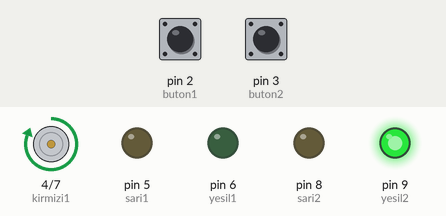
This sketch was run on a simulated Arduino Uno, built with avr-gcc and run on an emulated ATmega328P. Parts: motor-driver pin pairs drawn as motors (green arrow = first pin HIGH = forward, orange = second pin HIGH = backward, longer = more drive), output pins drawn as LEDs (lit = HIGH). The inputs (shaded band) are chosen by the test bench; at power-on: pin 2 (buton1) HIGH, pin 3 (buton2) HIGH.

Above: at 0.7 s.
At 1.65 s:
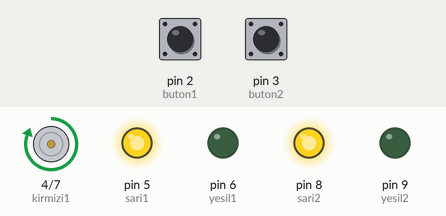
At 3.45 s:
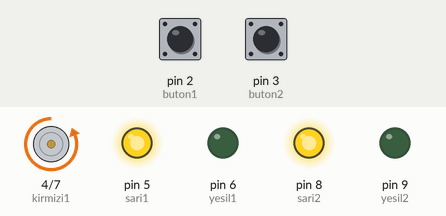
At 6.1 s:
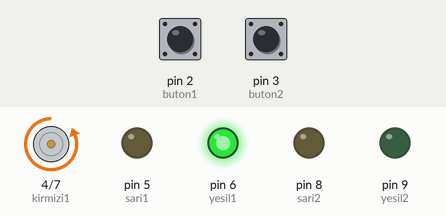
Timing chart, 0 to 8.3 s (numbered marks = the images above):
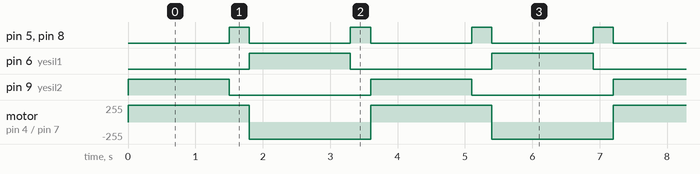

The sketch:

trafik.ino
```cpp
//trafik lamabaları
int kirmizi1 = 4;
int kirmizi2 = 7;
int sari1 = 5;
int sari2 = 8;
int yesil1 =6;
int yesil2 = 9;

//araçlar
int buton1 = 2;
int buton2 = 3;

//araç sayısı
int sayac1 = 1;
int sayac2 = 1;

//lamba gecikme süresi
int dinamikGecikme1 = 5;
int dinamikGecikme2 = 5;
int gecikme = 300;

//çıkışlar-girişler
void setup() {
  pinMode(buton1, INPUT_PULLUP);
  pinMode(buton2, INPUT_PULLUP);
  pinMode(kirmizi1, OUTPUT);
  pinMode(kirmizi2, OUTPUT);
  pinMode(sari1, OUTPUT);
  pinMode(sari2, OUTPUT);
  pinMode(yesil1, OUTPUT);
  pinMode(yesil2, OUTPUT);
}

void loop() {
  //butonları oku
  int buton1Durum = digitalRead(buton1);
  int buton2Durum = digitalRead(buton2);

  //iki butona basıldıysa işlem yapma
  if (buton1Durum == HIGH && buton2Durum == HIGH) {

    //buton2 basıldıysa sayacı arttır
  } else if (buton1Durum == LOW && buton2Durum == HIGH) {
    sayac1++;

    //buton2 basıldıysa sayacı arttır
  } else if (buton1Durum == HIGH && buton2Durum == LOW) {
    sayac2++;
  }

  //butona kaç defa basıldıysa gecikme süresini ayarlayan formül
  //kesirli sayılar çıktığı için float değeri kullanıyoruz
  dinamikGecikme1 = 10 * (float)sayac1 / (sayac1 + sayac2);
  dinamikGecikme2 = 10 * (float)sayac2 / (sayac1 + sayac2);


//ışık döngüsü
  digitalWrite(sari1, LOW);
  digitalWrite(sari2, LOW);
  digitalWrite(kirmizi2, LOW);
  digitalWrite(kirmizi1, HIGH);
  digitalWrite(yesil2, HIGH);
  delay(dinamikGecikme2 * gecikme);

  digitalWrite(sari1, HIGH);
  digitalWrite(sari2, HIGH);
  digitalWrite(yesil2, LOW);
  delay(gecikme);

  digitalWrite(kirmizi1, LOW);
  digitalWrite(sari1, LOW);
  digitalWrite(sari2, LOW);
  digitalWrite(yesil1, HIGH);
  digitalWrite(kirmizi2, HIGH);
  delay(dinamikGecikme1 * gecikme);

  digitalWrite(yesil1, LOW);
  digitalWrite(sari1, HIGH);
  digitalWrite(sari2, HIGH);
  delay(gecikme);
}
```

Measured:
- by itself, pin 5 (sari1), pin 8 (sari2): alternates HIGH for 0.30 s and LOW for 1.5 s
- by itself, pin 6 (yesil1), pin 9 (yesil2): alternates HIGH for 1.5 s and LOW for 2.1 s
- by itself, motor on pin 4 (kirmizi1) / pin 7 (kirmizi2): alternates forward 255/255 for 1.8 s and backward 255/255 for 1.8 s
